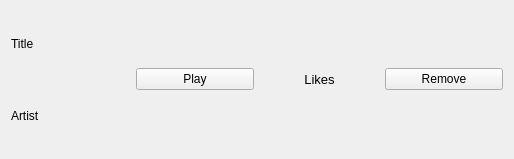
<?xml version="1.0" encoding="UTF-8"?>
<ui version="4.0">
 <class>SongWidgetClass</class>
 <widget class="QWidget" name="SongWidgetClass">
  <property name="geometry">
   <rect>
    <x>0</x>
    <y>0</y>
    <width>514</width>
    <height>159</height>
   </rect>
  </property>
  <property name="windowTitle">
   <string>SongWidget</string>
  </property>
  <layout class="QHBoxLayout" name="horizontalLayout_2">
   <item>
    <layout class="QHBoxLayout" name="horizontalLayout">
     <item>
      <layout class="QVBoxLayout" name="verticalLayout">
       <item>
        <widget class="QLabel" name="titleLabel">
         <property name="text">
          <string>Title</string>
         </property>
        </widget>
       </item>
       <item>
        <widget class="QLabel" name="artistLabel">
         <property name="text">
          <string>Artist</string>
         </property>
        </widget>
       </item>
      </layout>
     </item>
     <item>
      <widget class="QPushButton" name="playButton">
       <property name="text">
        <string>Play</string>
       </property>
      </widget>
     </item>
     <item>
      <widget class="QLabel" name="likesLabel">
       <property name="text">
        <string>&lt;html&gt;&lt;head/&gt;&lt;body&gt;&lt;p align=&quot;center&quot;&gt;&lt;span style=&quot; font-size:10pt;&quot;&gt;Likes&lt;/span&gt;&lt;/p&gt;&lt;/body&gt;&lt;/html&gt;</string>
       </property>
      </widget>
     </item>
     <item>
      <widget class="QPushButton" name="removeButton">
       <property name="text">
        <string>Remove</string>
       </property>
      </widget>
     </item>
    </layout>
   </item>
  </layout>
 </widget>
 <layoutdefault spacing="6" margin="11"/>
 <resources/>
 <connections/>
</ui>
